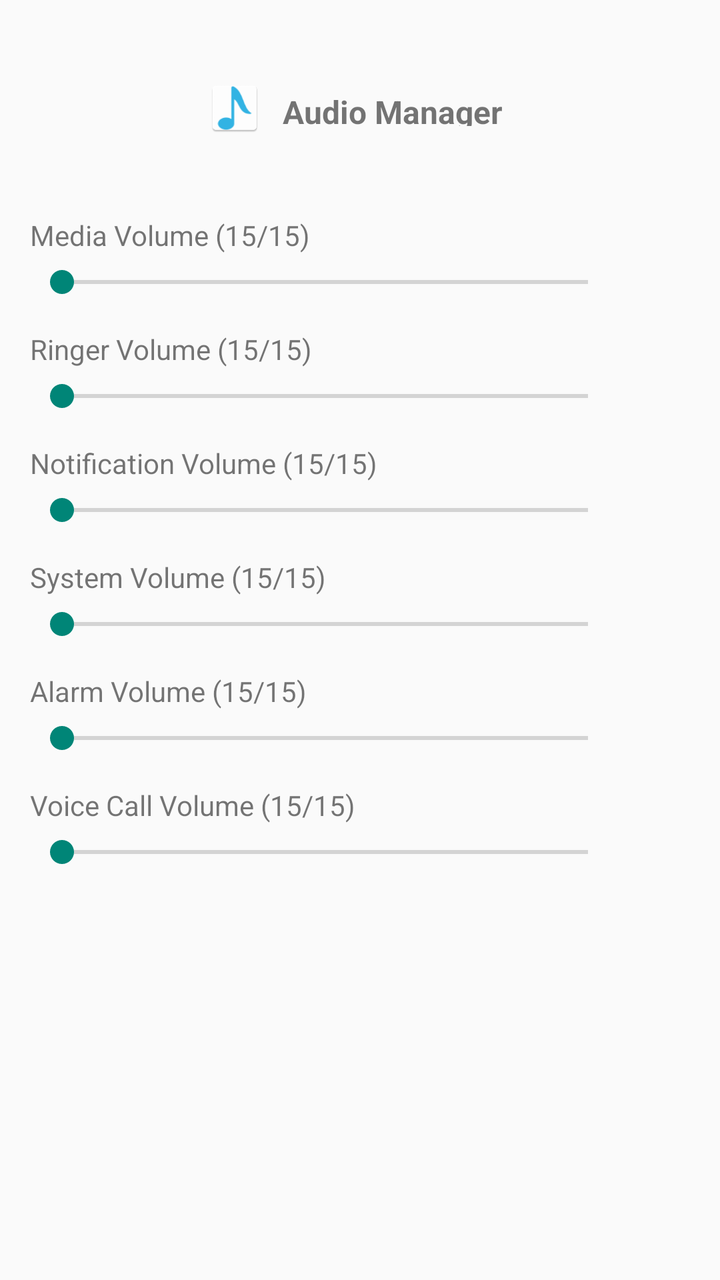
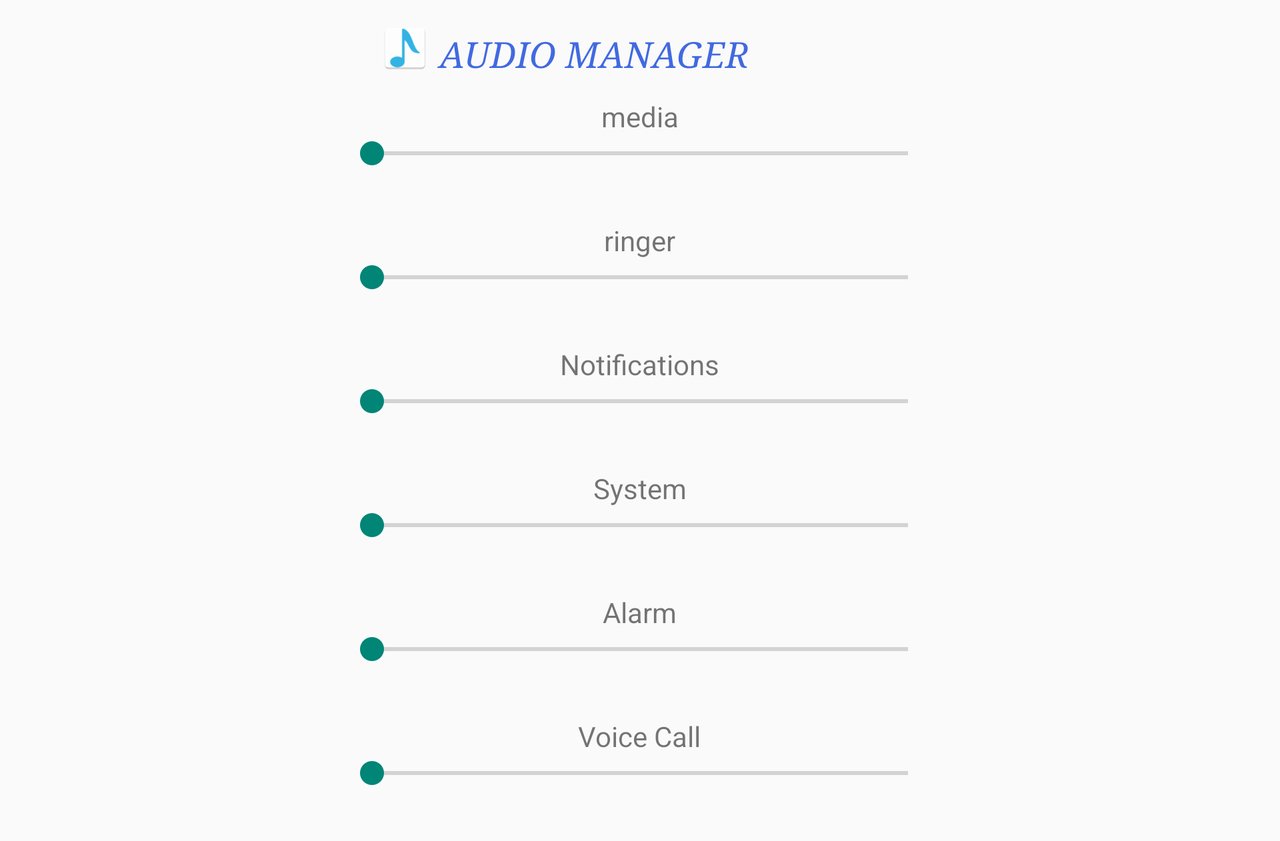

The same Android screen from two of the app's own layout files: first res/layout/ as a phone draws it, then the repository's variant for another configuration, drawn on a device whose configuration selects that folder. Both files follow.
<!-- AndroidManifest.xml: application theme AppTheme -->
<!-- res/layout/audio_manager_main_activitiy.xml -->
<?xml version="1.0" encoding="utf-8"?>
<ScrollView xmlns:android="http://schemas.android.com/apk/res/android"
     xmlns:ads="http://schemas.android.com/apk/res-auto"
    android:layout_width="match_parent"
    android:layout_height="match_parent" >
    <LinearLayout
        android:orientation="vertical" android:layout_width="match_parent"
        android:layout_height="match_parent">

        <LinearLayout
            android:layout_width="wrap_content"
            android:layout_height="wrap_content"
            android:layout_gravity="center_horizontal"
            android:layout_marginTop="30dp"
            android:orientation="horizontal">
            <ImageView
                android:layout_width="28dp"
                android:layout_height="28dp"
                android:layout_marginRight="5dp"
                android:layout_marginTop="10dp"
                android:layout_marginBottom="10dp"
                android:src="@drawable/ic_launcher_audio"/>
            <TextView
                android:id="@+id/editText1"
                android:layout_width="wrap_content"
                android:layout_height="match_parent"
                android:layout_marginBottom="10dp"
                android:layout_marginTop="10dp"
                android:gravity="center_vertical"
                android:textStyle="bold"
                android:textSize="16sp"
                android:background="@drawable/button_background"
                android:padding="5dp"
                android:longClickable="true"
                android:text="Audio Manager"/>
        </LinearLayout>

        <LinearLayout
            android:layout_width="match_parent"
            android:layout_height="wrap_content"
            android:layout_marginLeft="15dp"
            android:layout_marginTop="30dp"
            android:orientation="vertical">
            <TextView
                android:id="@+id/media"
                android:layout_width="wrap_content"
                android:layout_height="wrap_content"
                android:layout_marginBottom="5dp"
                android:text="Media Volume (15/15)"/>
            <SeekBar
                android:id="@+id/seekBarMedia"
                android:layout_width="match_parent"
                android:layout_height="wrap_content"
                android:layout_marginRight="50dp"

                />
        </LinearLayout>

        <LinearLayout
            android:layout_width="match_parent"
            android:layout_height="wrap_content"
            android:layout_marginLeft="15dp"
            android:layout_marginTop="15dp"
            android:orientation="vertical">
            <TextView
                android:id="@+id/ringer"
                android:layout_width="wrap_content"
                android:layout_height="wrap_content"
                android:layout_marginBottom="5dp"
                android:text="Ringer Volume (15/15)"/>
            <SeekBar
                android:id="@+id/seekBarRinger"
                android:layout_width="match_parent"
                android:layout_height="wrap_content"
                android:layout_marginRight="50dp"
                />
        </LinearLayout>

        <LinearLayout
            android:layout_width="match_parent"
            android:layout_height="wrap_content"
            android:layout_marginLeft="15dp"
            android:layout_marginTop="15dp"
            android:orientation="vertical">
            <TextView
                android:id="@+id/notif"
                android:layout_width="wrap_content"
                android:layout_height="wrap_content"
                android:layout_marginBottom="5dp"
                android:text="Notification Volume (15/15)"/>
            <SeekBar
                android:id="@+id/seekBarNotif"
                android:layout_width="match_parent"
                android:layout_height="wrap_content"
                android:layout_marginRight="50dp"
                />
        </LinearLayout>

        <LinearLayout
            android:layout_width="match_parent"
            android:layout_height="wrap_content"
            android:layout_marginLeft="15dp"
            android:layout_marginTop="15dp"
            android:orientation="vertical">
            <TextView
                android:id="@+id/system"
                android:layout_width="wrap_content"
                android:layout_height="wrap_content"
                android:layout_marginBottom="5dp"
                android:text="System Volume (15/15)"/>
            <SeekBar
                android:id="@+id/seekBarSystem"
                android:layout_width="match_parent"
                android:layout_height="wrap_content"
                android:layout_marginRight="50dp"
                />
        </LinearLayout>

        <LinearLayout
            android:layout_width="match_parent"
            android:layout_height="wrap_content"
            android:layout_marginLeft="15dp"
            android:layout_marginTop="15dp"
            android:orientation="vertical">
            <TextView
                android:id="@+id/alarm"
                android:layout_width="wrap_content"
                android:layout_height="wrap_content"
                android:layout_marginBottom="5dp"
                android:text="Alarm Volume (15/15)"/>
            <SeekBar
                android:id="@+id/seekBarAlarm"
                android:layout_width="match_parent"
                android:layout_height="wrap_content"
                android:layout_marginRight="50dp"
                />
        </LinearLayout>

        <LinearLayout
            android:layout_width="match_parent"
            android:layout_height="wrap_content"
            android:layout_marginLeft="15dp"
            android:layout_marginTop="15dp"
            android:orientation="vertical">
            <TextView
                android:id="@+id/call"
                android:layout_width="wrap_content"
                android:layout_height="wrap_content"
                android:layout_marginBottom="5dp"
                android:text="Voice Call Volume (15/15)"/>
            <SeekBar
                android:id="@+id/seekBarCall"
                android:layout_width="match_parent"
                android:layout_height="wrap_content"
                android:layout_marginRight="50dp"
                />
        </LinearLayout>

    </LinearLayout>

</ScrollView>
<!-- resources referenced by this layout -->
<resources>
  <!-- drawable ic_launcher_audio: png bitmap (drawable-hdpi, 2233 bytes) -->
  <!-- from res/values-v11/ -->
  <style name="AppTheme" parent="AppBaseTheme">
          
             
      </style>
  <!-- from res/values-v11/ -->
  <style name="AppBaseTheme" parent="Theme.AppCompat.Light">
          
       <item name="android:actionBarStyle">@style/MyActionBar</item>
  
          
          <item name="actionBarStyle">@style/MyActionBar</item>
      </style>
  <!-- from res/values-v11/ -->
  <style name="MyActionBar" parent="@style/Widget.AppCompat.Light.ActionBar.Solid.Inverse">
          <item name="android:background">@color/actionbar_background</item>
  
          
          <item name="background">@color/actionbar_background</item>
      </style>
  <color name="actionbar_background">#81a3d0</color>
</resources>
<!-- res/layout-land/audio_manager_main_activitiy.xml (the repository's variant of the layout above) -->
<!-- drawn on the phone turned sideways -->
<?xml version="1.0" encoding="utf-8"?>
<ScrollView xmlns:android="http://schemas.android.com/apk/res/android"
      xmlns:ads="http://schemas.android.com/apk/res-auto"
    android:layout_width="match_parent"
     android:layout_height="wrap_content">

<RelativeLayout  
    android:layout_width="match_parent"
     android:layout_height="wrap_content"
     >
    
    
 <TextView
        android:id="@+id/editText1"
        android:layout_width="wrap_content"
        android:layout_height="wrap_content"
       android:layout_alignParentTop="true"
       android:layout_centerInParent="true"
          android:layout_marginTop="15dp"
      android:textColor="#4169E1"
      android:typeface="serif"
      android:textStyle="italic"
       android:textSize="18sp"
        android:ems="10"
        android:text=" AUDIO MANAGER"
      android:longClickable="true"
       
        
        />
 <ImageView 
     android:layout_width="25dp"
     android:layout_height="wrap_content"
     android:src="@drawable/ic_launcher_audio"
     android:layout_toLeftOf="@+id/editText1"
     />
    
     <TextView
        android:id="@+id/media"
        android:layout_width="wrap_content"
        android:layout_height="wrap_content"
        android:layout_centerHorizontal="true"
          android:layout_below="@+id/editText1"
       android:paddingTop="10dp" 
        android:text="media"/>
     
    <SeekBar
        android:id="@+id/seekBarMedia"
        android:layout_width="300dp"
        android:layout_height="wrap_content"
        android:layout_below="@+id/media"
       android:layout_centerHorizontal="true"
       
        />

    <TextView
        android:id="@+id/ringer"
        android:layout_width="wrap_content"
        android:layout_height="wrap_content"
        android:layout_centerHorizontal="true"
        android:layout_below="@+id/seekBarMedia"
        android:paddingTop="25dp"
        android:text="ringer"  />
      
     <SeekBar
        android:id="@+id/seekBarRinger"
        android:layout_width="300dp"
        android:layout_height="wrap_content"
        android:layout_below="@+id/ringer"
       android:layout_centerHorizontal="true"
       
        />
     
     <TextView
        android:id="@+id/notif"
        android:layout_width="wrap_content"
        android:layout_height="wrap_content"
       android:layout_centerHorizontal="true"
        android:layout_below="@+id/seekBarRinger"
        android:paddingTop="25dp"
        android:text="Notifications"  />
      <SeekBar
        android:id="@+id/seekBarNotif"
        android:layout_width="300dp"
        android:layout_height="wrap_content"
        android:layout_below="@+id/notif"
       android:layout_centerHorizontal="true"
       
        />
     
      <TextView
        android:id="@+id/system"
        android:layout_width="wrap_content"
        android:layout_height="wrap_content"
       android:layout_centerHorizontal="true"
        android:layout_below="@+id/seekBarNotif"
        android:paddingTop="25dp"
        android:text="System"  />
       
       <SeekBar 
           android:id="@+id/seekBarSystem"
            android:layout_width="300dp"
           android:layout_height="wrap_content"
           android:layout_centerHorizontal="true"
           android:layout_below="@+id/system"
           />
      
    <TextView
        android:id="@+id/alarm"
        android:layout_width="wrap_content"
        android:layout_height="wrap_content"
        android:layout_centerHorizontal="true"
        android:layout_below="@+id/seekBarSystem"
        android:paddingTop="25dp"
        android:text="Alarm"  />
     <SeekBar 
           android:id="@+id/seekBarAlarm"
            android:layout_width="300dp"
           android:layout_height="wrap_content"
            android:layout_centerHorizontal="true"
           android:layout_below="@+id/alarm"
            />
   <TextView
        android:id="@+id/call"
        android:layout_width="wrap_content"
        android:layout_height="wrap_content"
        android:layout_centerHorizontal="true"
        android:layout_below="@+id/seekBarAlarm"
        android:paddingTop="25dp"
        android:text="Voice Call"  />
     <SeekBar 
           android:id="@+id/seekBarCall"
            android:layout_width="300dp"
           android:layout_height="wrap_content"
            android:layout_centerHorizontal="true"
           android:layout_below="@+id/call"
            android:paddingBottom="25dp"
            />
</RelativeLayout>
</ScrollView>
